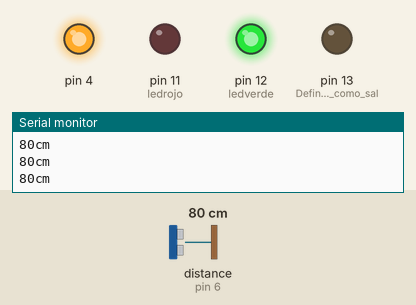
The sketch below on a simulated Arduino Uno, built with avr-gcc and run on an emulated ATmega328P. On the bench: output pins drawn as LEDs (lit = HIGH), the last lines printed to the serial monitor. Wiring (inferred from the names in the program): ultrasonic range finder: trigger pin 7; echo pin 6. The inputs (shaded band) are chosen by the test bench; at power-on: distance to the obstacle (sensor on pin 6) 80 cm. The echo pulse lasts 58.3 µs per cm; pins used as bus, display or sensor lines are not drawn.

Above: at 1.2 s.
1.3 s: distance to the obstacle (sensor on pin 6) set to 23 cm
4.3 s: distance to the obstacle (sensor on pin 6) set to 20 cm
At 5.1 s:
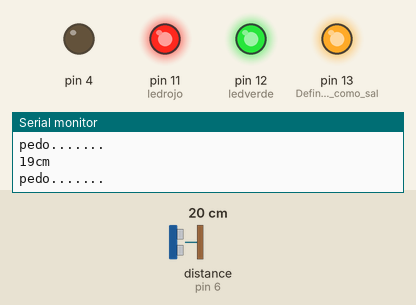
5.9 s: distance to the obstacle (sensor on pin 6) set to 35 cm
At 7.0 s:
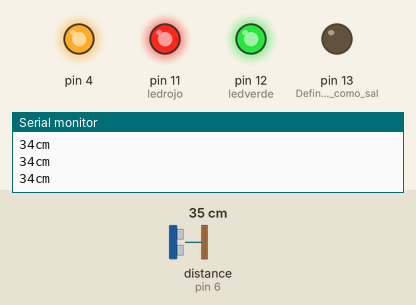
7.4 s: distance to the obstacle (sensor on pin 6) set to 18 cm
At 8.6 s:
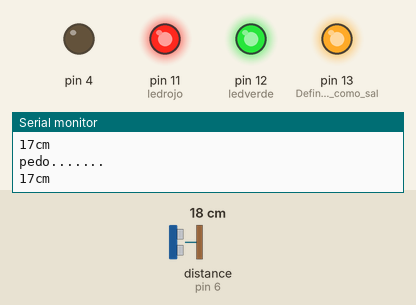
9.0 s: distance to the obstacle (sensor on pin 6) set to 60 cm
At 10.5 s:
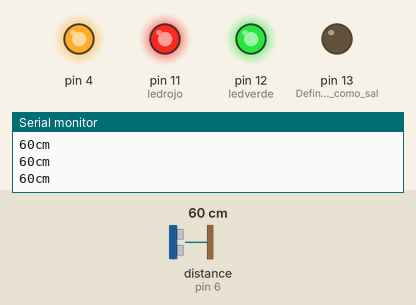
Timing chart, 0 to 11.5 s (numbered marks = the images above; inputs shaded):
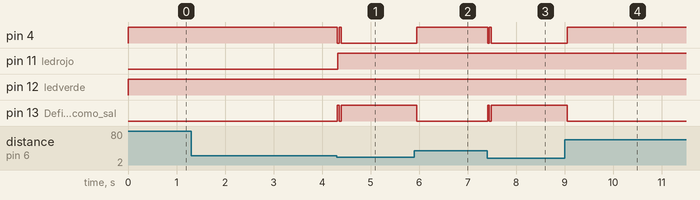

The sketch:

sketch_mar19b.ino
```cpp
/*
Sensor de proximidad y al ser inferior a 10cm
envia un pulso de alarma por  el pin 13

 HC-SR04 conexiones:
  VCC al arduino 5v
  GND al arduino GND
  Echo al Arduino pin 6
  Trig al Arduino pin 7

Descargar planos de conexiones en http://elprofegarcia.com/
 */

#define Pecho 6
#define Ptrig 7
long duracion, distancia;


int ledrojo= 11;

int ledverde= 12;


void setup() {
  Serial.begin (9600);       // inicializa el puerto seria a 9600 baudios
  pinMode(Pecho, INPUT);     // define el pin 6 como entrada (echo)
  pinMode(Ptrig, OUTPUT);    // define el pin 7 como salida  (triger)
  pinMode(13, 1);            // Define el pin 13 como salida
  pinMode(4, 1);
pinMode(ledrojo, OUTPUT);

pinMode(ledverde, OUTPUT);


  }

void loop() {

  digitalWrite(Ptrig, LOW);
  delayMicroseconds(2);
  digitalWrite(Ptrig, HIGH);   // genera el pulso de triger por 10ms
  delayMicroseconds(10);
  digitalWrite(Ptrig, LOW);

  duracion = pulseIn(Pecho, HIGH);
  distancia = (duracion/2) / 29;            // calcula la distancia en centimetros

  if (distancia >= 5000 || distancia <= 0){  // si la distancia es mayor a 500cm o menor a 0cm
    Serial.println("---");                  // no mide nada
  }
  else {
    Serial.print(distancia);           // envia el valor de la distancia por el puerto serial
    Serial.println("cm");              // le coloca a la distancia los centimetros "cm"
    digitalWrite(13, 0);               // en bajo el pin 13
    digitalWrite(4, 1);
  }


if(distancia <= 20 ){

  digitalWrite(13, 1);                     // en alto el pin 13 si la distancia es menor a 10cm
    digitalWrite(4, 0);
    Serial.println("pedo.......");

  digitalWrite(ledrojo,HIGH);


  }


     else (distancia < 10 );{

   digitalWrite(ledverde,HIGH);

     }


}
```

Measured:
- the behaviour switches between 22 and 21 cm on distance to the obstacle (sensor on pin 6) (found by bisection; images 0 and 1)
- after the input at 4.3 s, pin 4: HIGH → LOW at once, → HIGH 0.04 s later, → LOW 0.04 s later; pin 11 (ledrojo): LOW → HIGH at once; pin 13 (Define_el_pin_13_como_sal): LOW → HIGH at once, → LOW 0.04 s later, → HIGH 0.04 s later
- after the input at 5.9 s, pin 4: LOW → HIGH after 0.05 s; pin 13 (Define_el_pin_13_como_sal): HIGH → LOW after 0.05 s
- after the input at 7.4 s, pin 4: HIGH → LOW at once, → HIGH 0.04 s later, → LOW 0.04 s later; pin 13 (Define_el_pin_13_como_sal): LOW → HIGH at once, → LOW 0.04 s later, → HIGH 0.04 s later
- after the input at 9.0 s, pin 4: LOW → HIGH after 0.05 s; pin 13 (Define_el_pin_13_como_sal): HIGH → LOW after 0.05 s
